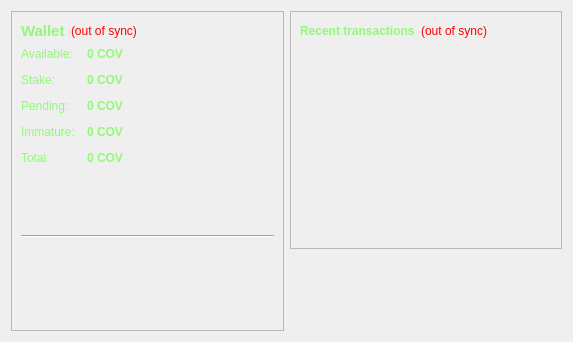
<?xml version="1.0" encoding="UTF-8"?>
<ui version="4.0">
 <class>OverviewPage</class>
 <widget class="QWidget" name="OverviewPage">
  <property name="geometry">
   <rect>
    <x>0</x>
    <y>0</y>
    <width>573</width>
    <height>342</height>
   </rect>
  </property>
  <property name="windowTitle">
   <string>Form</string>
  </property>
  <layout class="QHBoxLayout" name="horizontalLayout" stretch="1,1">
   <item>
    <layout class="QVBoxLayout" name="verticalLayout_2">
     <item>
      <widget class="QFrame" name="frame">
       <property name="frameShape">
        <enum>QFrame::StyledPanel</enum>
       </property>
       <property name="frameShadow">
        <enum>QFrame::Raised</enum>
       </property>
       <layout class="QVBoxLayout" name="verticalLayout_4">
        <item>
         <layout class="QHBoxLayout" name="horizontalLayout_4">
          <item>
           <widget class="QLabel" name="label_5">
            <property name="font">
             <font>
              <pointsize>11</pointsize>
              <weight>75</weight>
              <bold>true</bold>
             </font>
            </property>
            <property name="styleSheet">
             <string notr="true">color:#92f978;</string>
            </property>
            <property name="text">
             <string>Wallet</string>
            </property>
           </widget>
          </item>
          <item>
           <widget class="QLabel" name="labelWalletStatus">
            <property name="toolTip">
             <string>The displayed information may be out of date. Your wallet automatically synchronizes with the Coven network after a connection is established, but this process has not completed yet.</string>
            </property>
            <property name="styleSheet">
             <string notr="true">QLabel { color: red; }</string>
            </property>
            <property name="text">
             <string notr="true">(out of sync)</string>
            </property>
            <property name="alignment">
             <set>Qt::AlignLeading|Qt::AlignLeft|Qt::AlignVCenter</set>
            </property>
           </widget>
          </item>
          <item>
           <spacer name="horizontalSpacer_2">
            <property name="orientation">
             <enum>Qt::Horizontal</enum>
            </property>
            <property name="sizeHint" stdset="0">
             <size>
              <width>40</width>
              <height>20</height>
             </size>
            </property>
           </spacer>
          </item>
         </layout>
        </item>
        <item>
         <layout class="QFormLayout" name="formLayout_2">
          <property name="fieldGrowthPolicy">
           <enum>QFormLayout::AllNonFixedFieldsGrow</enum>
          </property>
          <property name="horizontalSpacing">
           <number>12</number>
          </property>
          <property name="verticalSpacing">
           <number>12</number>
          </property>
          <item row="0" column="0">
           <widget class="QLabel" name="label">
            <property name="styleSheet">
             <string notr="true">color:#92f978;</string>
            </property>
            <property name="text">
             <string>Available:</string>
            </property>
           </widget>
          </item>
          <item row="0" column="1">
           <widget class="QLabel" name="labelBalance">
            <property name="font">
             <font>
              <weight>75</weight>
              <bold>true</bold>
             </font>
            </property>
            <property name="cursor">
             <cursorShape>IBeamCursor</cursorShape>
            </property>
            <property name="toolTip">
             <string>Your current spendable balance</string>
            </property>
            <property name="styleSheet">
             <string notr="true">color:#92f978;</string>
            </property>
            <property name="text">
             <string notr="true">0 COV</string>
            </property>
            <property name="textInteractionFlags">
             <set>Qt::LinksAccessibleByMouse|Qt::TextSelectableByKeyboard|Qt::TextSelectableByMouse</set>
            </property>
           </widget>
          </item>
          <item row="1" column="0">
           <widget class="QLabel" name="label_6">
            <property name="styleSheet">
             <string notr="true">color:#92f978;</string>
            </property>
            <property name="text">
             <string>Stake:</string>
            </property>
           </widget>
          </item>
          <item row="1" column="1">
           <widget class="QLabel" name="labelStake">
            <property name="font">
             <font>
              <weight>75</weight>
              <bold>true</bold>
             </font>
            </property>
            <property name="cursor">
             <cursorShape>IBeamCursor</cursorShape>
            </property>
            <property name="toolTip">
             <string>Total of coins that was staked, and do not yet count toward the current balance</string>
            </property>
            <property name="styleSheet">
             <string notr="true">color:#92f978;</string>
            </property>
            <property name="text">
             <string notr="true">0 COV</string>
            </property>
            <property name="textInteractionFlags">
             <set>Qt::LinksAccessibleByMouse|Qt::TextSelectableByKeyboard|Qt::TextSelectableByMouse</set>
            </property>
           </widget>
          </item>
          <item row="2" column="0">
           <widget class="QLabel" name="label_3">
            <property name="styleSheet">
             <string notr="true">color:#92f978;</string>
            </property>
            <property name="text">
             <string>Pending:</string>
            </property>
           </widget>
          </item>
          <item row="2" column="1">
           <widget class="QLabel" name="labelUnconfirmed">
            <property name="font">
             <font>
              <weight>75</weight>
              <bold>true</bold>
             </font>
            </property>
            <property name="cursor">
             <cursorShape>IBeamCursor</cursorShape>
            </property>
            <property name="toolTip">
             <string>Total of transactions that have yet to be confirmed, and do not yet count toward the current balance</string>
            </property>
            <property name="styleSheet">
             <string notr="true">color:#92f978;</string>
            </property>
            <property name="text">
             <string notr="true">0 COV</string>
            </property>
            <property name="textInteractionFlags">
             <set>Qt::LinksAccessibleByMouse|Qt::TextSelectableByKeyboard|Qt::TextSelectableByMouse</set>
            </property>
           </widget>
          </item>
          <item row="3" column="0">
           <widget class="QLabel" name="labelImmatureText">
            <property name="styleSheet">
             <string notr="true">color:#92f978;</string>
            </property>
            <property name="text">
             <string>Immature:</string>
            </property>
           </widget>
          </item>
          <item row="3" column="1">
           <widget class="QLabel" name="labelImmature">
            <property name="font">
             <font>
              <weight>75</weight>
              <bold>true</bold>
             </font>
            </property>
            <property name="toolTip">
             <string>Mined balance that has not yet matured</string>
            </property>
            <property name="styleSheet">
             <string notr="true">color:#92f978;</string>
            </property>
            <property name="text">
             <string notr="true">0 COV</string>
            </property>
            <property name="textInteractionFlags">
             <set>Qt::LinksAccessibleByMouse|Qt::TextSelectableByKeyboard|Qt::TextSelectableByMouse</set>
            </property>
           </widget>
          </item>
          <item row="8" column="0" colspan="2">
           <widget class="Line" name="line">
            <property name="orientation">
             <enum>Qt::Horizontal</enum>
            </property>
           </widget>
          </item>
          <item row="4" column="1">
           <widget class="QLabel" name="labelTotal">
            <property name="font">
             <font>
              <weight>75</weight>
              <bold>true</bold>
             </font>
            </property>
            <property name="cursor">
             <cursorShape>IBeamCursor</cursorShape>
            </property>
            <property name="toolTip">
             <string>Your current total balance</string>
            </property>
            <property name="styleSheet">
             <string notr="true">color:#92f978;</string>
            </property>
            <property name="text">
             <string notr="true">0 COV</string>
            </property>
            <property name="textInteractionFlags">
             <set>Qt::LinksAccessibleByMouse|Qt::TextSelectableByKeyboard|Qt::TextSelectableByMouse</set>
            </property>
           </widget>
          </item>
          <item row="4" column="0">
           <widget class="QLabel" name="labelTotalText">
            <property name="styleSheet">
             <string notr="true">color:#92f978;</string>
            </property>
            <property name="text">
             <string>Total:</string>
            </property>
           </widget>
          </item>
          <item row="6" column="0">
           <spacer name="verticalSpacer">
            <property name="orientation">
             <enum>Qt::Vertical</enum>
            </property>
            <property name="sizeHint" stdset="0">
             <size>
              <width>20</width>
              <height>40</height>
             </size>
            </property>
           </spacer>
          </item>
          <item row="10" column="0">
           <spacer name="verticalSpacer_3">
            <property name="orientation">
             <enum>Qt::Vertical</enum>
            </property>
            <property name="sizeHint" stdset="0">
             <size>
              <width>20</width>
              <height>40</height>
             </size>
            </property>
           </spacer>
          </item>
          <item row="9" column="0">
           <widget class="QLabel" name="label_2">
            <property name="cursor">
             <cursorShape>UpArrowCursor</cursorShape>
            </property>
            <property name="text">
             <string/>
            </property>
            <property name="pixmap">
             <pixmap resource="../bitcoin.qrc">:/images/res/images/wallet1.png</pixmap>
            </property>
           </widget>
          </item>
         </layout>
        </item>
       </layout>
      </widget>
     </item>
    </layout>
   </item>
   <item>
    <layout class="QVBoxLayout" name="verticalLayout_3">
     <item>
      <widget class="QFrame" name="frame_2">
       <property name="frameShape">
        <enum>QFrame::StyledPanel</enum>
       </property>
       <property name="frameShadow">
        <enum>QFrame::Raised</enum>
       </property>
       <layout class="QVBoxLayout" name="verticalLayout">
        <item>
         <layout class="QHBoxLayout" name="horizontalLayout_2">
          <item>
           <widget class="QLabel" name="label_4">
            <property name="styleSheet">
             <string notr="true">color:#92f978;</string>
            </property>
            <property name="text">
             <string>&lt;b&gt;Recent transactions&lt;/b&gt;</string>
            </property>
           </widget>
          </item>
          <item>
           <widget class="QLabel" name="labelTransactionsStatus">
            <property name="toolTip">
             <string>The displayed information may be out of date. Your wallet automatically synchronizes with the Coven network after a connection is established, but this process has not completed yet.</string>
            </property>
            <property name="styleSheet">
             <string notr="true">QLabel { color: red; }</string>
            </property>
            <property name="text">
             <string notr="true">(out of sync)</string>
            </property>
            <property name="alignment">
             <set>Qt::AlignRight|Qt::AlignTrailing|Qt::AlignVCenter</set>
            </property>
           </widget>
          </item>
          <item>
           <spacer name="horizontalSpacer">
            <property name="orientation">
             <enum>Qt::Horizontal</enum>
            </property>
            <property name="sizeHint" stdset="0">
             <size>
              <width>40</width>
              <height>20</height>
             </size>
            </property>
           </spacer>
          </item>
         </layout>
        </item>
        <item>
         <widget class="QListView" name="listTransactions">
          <property name="styleSheet">
           <string notr="true">QListView { background: transparent; color:#92f978;}</string>
          </property>
          <property name="frameShape">
           <enum>QFrame::NoFrame</enum>
          </property>
          <property name="verticalScrollBarPolicy">
           <enum>Qt::ScrollBarAlwaysOff</enum>
          </property>
          <property name="horizontalScrollBarPolicy">
           <enum>Qt::ScrollBarAlwaysOff</enum>
          </property>
          <property name="selectionMode">
           <enum>QAbstractItemView::NoSelection</enum>
          </property>
         </widget>
        </item>
       </layout>
      </widget>
     </item>
     <item>
      <spacer name="verticalSpacer_2">
       <property name="orientation">
        <enum>Qt::Vertical</enum>
       </property>
       <property name="sizeHint" stdset="0">
        <size>
         <width>20</width>
         <height>40</height>
        </size>
       </property>
      </spacer>
     </item>
    </layout>
   </item>
  </layout>
 </widget>
 <resources>
  <include location="../bitcoin.qrc"/>
 </resources>
 <connections/>
</ui>
